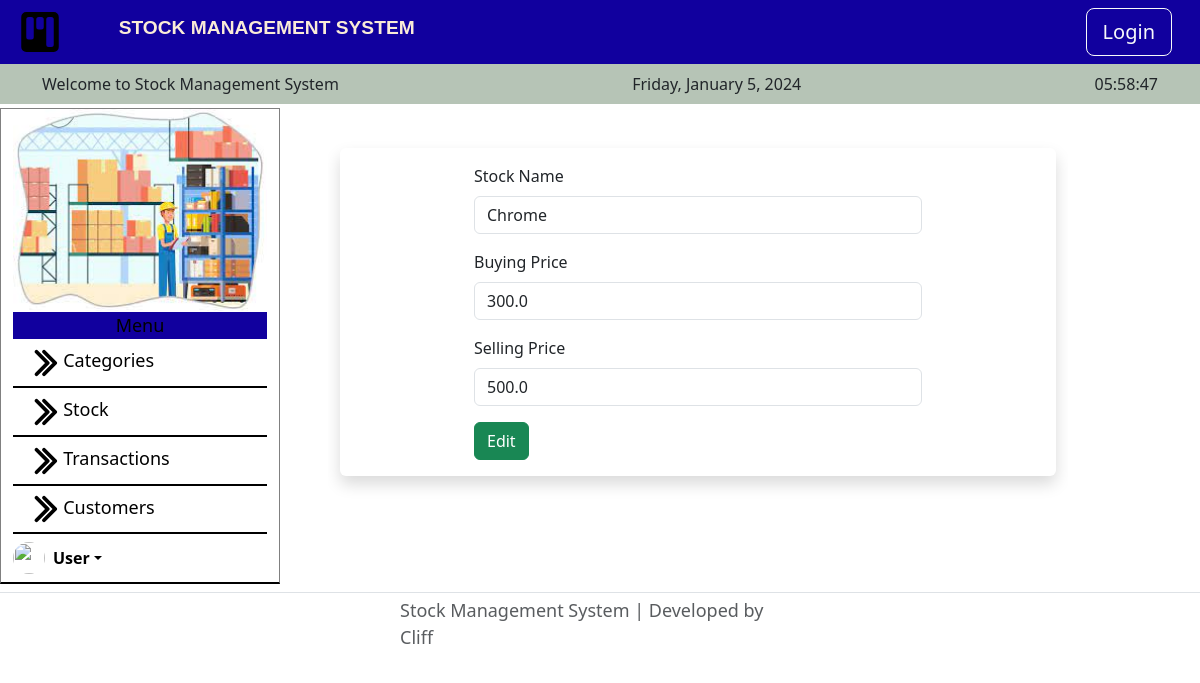
Page /edit/1 on the earlier database version.
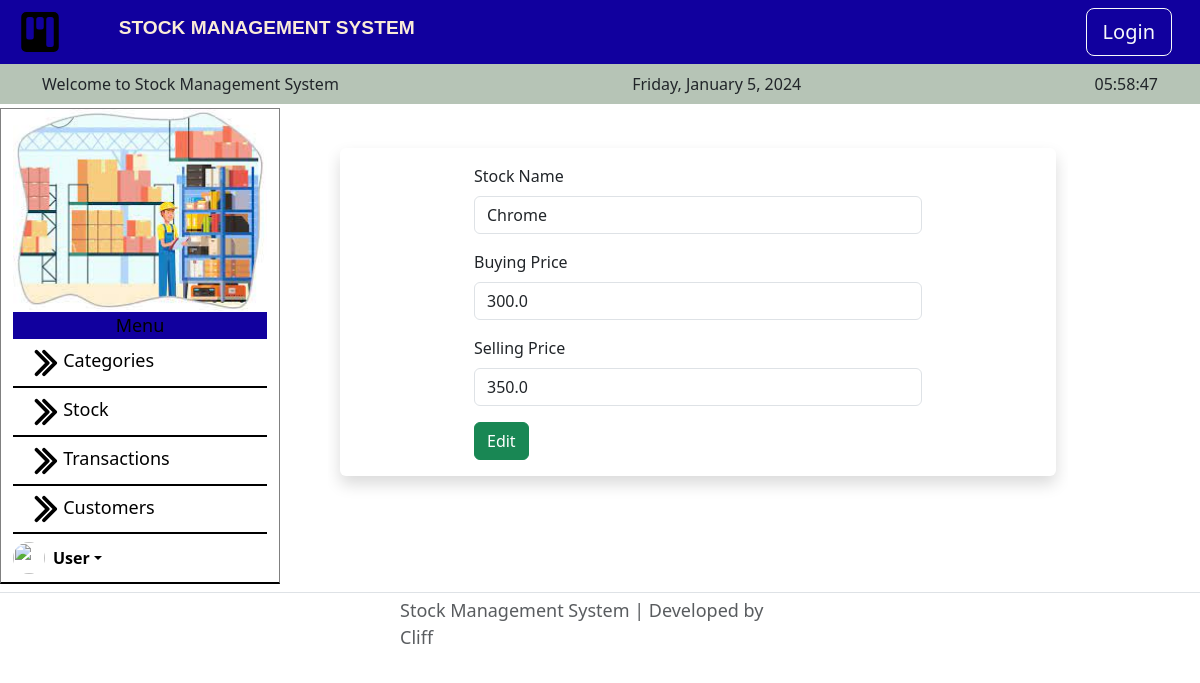
Same page on the later database version.
### main.py (models this page shows)
class Stock(db.Model):
    __tablename__ = "stock"
    id = db.Column(db.Integer, primary_key=True)
    item_name = db.Column(db.String(100), unique=True, nullable=False)
    item_quantity = db.Column(db.Integer, nullable=False)
    buying_price = db.Column(db.Float, nullable=False)
    selling_price = db.Column(db.Float, nullable=False)
    transactions = db.relationship("Transactions", back_populates="itemname", cascade="all, delete-orphan")

### main.py (the view)
@app.route("/edit/<int:stock_id>", methods=['POST', 'GET'])
def edit(stock_id):
    stock_to_edit = db.get_or_404(Stock, stock_id)
    edit_form = EditForm(
        item_name=stock_to_edit.item_name,
        buying_price=stock_to_edit.buying_price,
        selling_price=stock_to_edit.selling_price
    )
    if request.method == "POST":
        new_b_price = float(edit_form.buying_price.data)
        new_s_price = float(edit_form.selling_price.data)
        stock_manager.update_item_b_price(stock_to_edit.item_name, new_b_price)
        stock_manager.update_item_s_price(stock_to_edit.item_name, new_s_price)
        return redirect(url_for('stock'))
    return render_template('edit.html', form=edit_form)

### forms.py
class EditForm(FlaskForm):
    item_name = StringField(label="Stock Name", validators=[DataRequired()])
    buying_price = FloatField(label="Buying Price", validators=[DataRequired()])
    selling_price = FloatField(label="Selling Price", validators=[DataRequired()])
    submit = SubmitField("Edit")

### templates/edit.html
{% from "bootstrap5/form.html" import render_form %}
{% extends 'index.html' %}
{% block content %}
<main class="mb-4">
    <div class="container bordered rounded shadow my-4 p-3">
      <div class="row">
        <div class="col-lg-8 col-md-10 mx-auto">
          {{ render_form(form, novalidate=True, button_map={"submit": "success"}) }}
        </div>
      </div>
    </div>
  </main>
{% endblock %}

Differences in the rows shown:
changed Stock "Chrome": selling_price "500.0" → "350.0"
